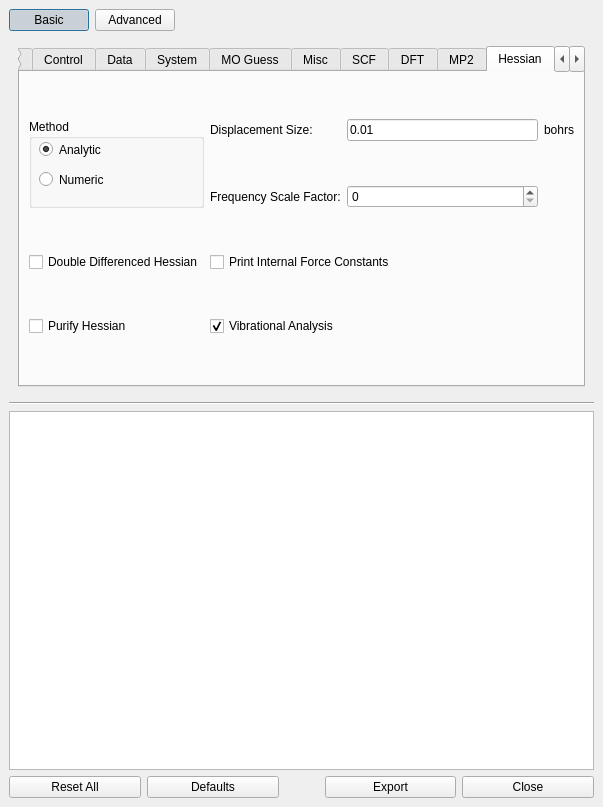
<ui version="4.0" >
 <class>GamessInputbuildDialog</class>
 <widget class="QDialog" name="GamessInputbuildDialog" >
  <property name="geometry" >
   <rect>
    <x>0</x>
    <y>0</y>
    <width>603</width>
    <height>807</height>
   </rect>
  </property>
  <property name="windowTitle" >
   <string>Dialog</string>
  </property>
  <layout class="QGridLayout" >
   <property name="margin" >
    <number>9</number>
   </property>
   <property name="spacing" >
    <number>6</number>
   </property>
   <item row="1" column="0" colspan="2" >
    <widget class="QStackedWidget" name="stackedWidget" >
     <property name="currentIndex" >
      <number>0</number>
     </property>
     <widget class="QWidget" name="page" >
      <layout class="QGridLayout" >
       <property name="margin" >
        <number>9</number>
       </property>
       <property name="spacing" >
        <number>6</number>
       </property>
       <item row="0" column="0" >
        <widget class="QTabWidget" name="tabWidget" >
         <property name="currentIndex" >
          <number>9</number>
         </property>
         <widget class="QWidget" name="tab" >
          <attribute name="title" >
           <string>Basis</string>
          </attribute>
          <layout class="QGridLayout" >
           <property name="margin" >
            <number>9</number>
           </property>
           <property name="spacing" >
            <number>6</number>
           </property>
           <item row="6" column="0" >
            <widget class="QCheckBox" name="checkBox_8" >
             <property name="text" >
              <string>Diffuse L-Shell on Heavy Atoms</string>
             </property>
            </widget>
           </item>
           <item row="6" column="1" >
            <widget class="QCheckBox" name="checkBox_9" >
             <property name="text" >
              <string>Diffuse S-Shell on Heavy Atoms</string>
             </property>
            </widget>
           </item>
           <item row="0" column="1" >
            <widget class="QComboBox" name="comboBox_19" >
             <item>
              <property name="text" >
               <string>STO-3G</string>
              </property>
             </item>
            </widget>
           </item>
           <item row="1" column="1" >
            <widget class="QComboBox" name="comboBox_18" >
             <item>
              <property name="text" >
               <string>0</string>
              </property>
             </item>
            </widget>
           </item>
           <item row="0" column="0" >
            <widget class="QLabel" name="label_19" >
             <property name="text" >
              <string>Basis Set:</string>
             </property>
             <property name="buddy" >
              <cstring>comboBox_19</cstring>
             </property>
            </widget>
           </item>
           <item row="1" column="0" >
            <widget class="QLabel" name="label_24" >
             <property name="text" >
              <string>#D Heavy Atom Polarization Functions</string>
             </property>
             <property name="buddy" >
              <cstring>comboBox_18</cstring>
             </property>
            </widget>
           </item>
           <item row="2" column="0" >
            <widget class="QLabel" name="label_20" >
             <property name="text" >
              <string>#F Heavy Atom Polarization Functions</string>
             </property>
             <property name="buddy" >
              <cstring>comboBox_14</cstring>
             </property>
            </widget>
           </item>
           <item row="2" column="1" >
            <widget class="QComboBox" name="comboBox_14" >
             <item>
              <property name="text" >
               <string>0</string>
              </property>
             </item>
            </widget>
           </item>
           <item row="5" column="1" >
            <widget class="QComboBox" name="comboBox_17" >
             <item>
              <property name="text" >
               <string>Default</string>
              </property>
             </item>
            </widget>
           </item>
           <item row="4" column="1" >
            <widget class="QComboBox" name="comboBox_15" >
             <item>
              <property name="text" >
               <string>None</string>
              </property>
             </item>
            </widget>
           </item>
           <item row="3" column="1" >
            <widget class="QComboBox" name="comboBox_16" >
             <item>
              <property name="text" >
               <string>0</string>
              </property>
             </item>
            </widget>
           </item>
           <item row="5" column="0" >
            <widget class="QLabel" name="label_23" >
             <property name="text" >
              <string>Polar</string>
             </property>
             <property name="buddy" >
              <cstring>comboBox_17</cstring>
             </property>
            </widget>
           </item>
           <item row="4" column="0" >
            <widget class="QLabel" name="label_22" >
             <property name="text" >
              <string>ECT Type</string>
             </property>
             <property name="buddy" >
              <cstring>comboBox_15</cstring>
             </property>
            </widget>
           </item>
           <item row="3" column="0" >
            <widget class="QLabel" name="label_21" >
             <property name="text" >
              <string>#light Atom Polarization Functions</string>
             </property>
             <property name="buddy" >
              <cstring>comboBox_16</cstring>
             </property>
            </widget>
           </item>
          </layout>
         </widget>
         <widget class="QWidget" name="tab_3" >
          <attribute name="title" >
           <string>Control</string>
          </attribute>
          <layout class="QGridLayout" >
           <property name="margin" >
            <number>9</number>
           </property>
           <property name="spacing" >
            <number>6</number>
           </property>
           <item row="5" column="1" >
            <widget class="QLabel" name="label_16" >
             <property name="text" >
              <string>CC:</string>
             </property>
             <property name="alignment" >
              <set>Qt::AlignRight|Qt::AlignTrailing|Qt::AlignVCenter</set>
             </property>
            </widget>
           </item>
           <item row="4" column="1" >
            <widget class="QLabel" name="label_16" >
             <property name="text" >
              <string>CI:</string>
             </property>
             <property name="alignment" >
              <set>Qt::AlignRight|Qt::AlignTrailing|Qt::AlignVCenter</set>
             </property>
            </widget>
           </item>
           <item row="0" column="0" >
            <widget class="QLabel" name="label_16" >
             <property name="text" >
              <string>Run Type:</string>
             </property>
             <property name="alignment" >
              <set>Qt::AlignRight|Qt::AlignTrailing|Qt::AlignVCenter</set>
             </property>
            </widget>
           </item>
           <item row="0" column="1" colspan="2" >
            <widget class="QComboBox" name="comboBox_12" >
             <item>
              <property name="text" >
               <string>Energy</string>
              </property>
             </item>
             <item>
              <property name="text" >
               <string>Gradient</string>
              </property>
             </item>
             <item>
              <property name="text" >
               <string>Hessian</string>
              </property>
             </item>
             <item>
              <property name="text" >
               <string>Optimization</string>
              </property>
             </item>
             <item>
              <property name="text" >
               <string>Trudge</string>
              </property>
             </item>
             <item>
              <property name="text" >
               <string>Saddle Point</string>
              </property>
             </item>
             <item>
              <property name="text" >
               <string>IRC</string>
              </property>
             </item>
             <item>
              <property name="text" >
               <string>Gradient Extremal</string>
              </property>
             </item>
             <item>
              <property name="text" >
               <string>DRC</string>
              </property>
             </item>
             <item>
              <property name="text" >
               <string>Energy Surface</string>
              </property>
             </item>
             <item>
              <property name="text" >
               <string>Properties</string>
              </property>
             </item>
             <item>
              <property name="text" >
               <string>Morokuma</string>
              </property>
             </item>
             <item>
              <property name="text" >
               <string>Radiative Transition mom.</string>
              </property>
             </item>
             <item>
              <property name="text" >
               <string>Spin Orbit</string>
              </property>
             </item>
             <item>
              <property name="text" >
               <string>Finite Electric Field</string>
              </property>
             </item>
             <item>
              <property name="text" >
               <string>TDHF</string>
              </property>
             </item>
             <item>
              <property name="text" >
               <string>Global Optimization</string>
              </property>
             </item>
             <item>
              <property name="text" >
               <string>VSCF</string>
              </property>
             </item>
             <item>
              <property name="text" >
               <string>FMO Optimization</string>
              </property>
             </item>
             <item>
              <property name="text" >
               <string>Raman Intensities</string>
              </property>
             </item>
             <item>
              <property name="text" >
               <string>NMR</string>
              </property>
             </item>
             <item>
              <property name="text" >
               <string>Make EFP</string>
              </property>
             </item>
            </widget>
           </item>
           <item row="1" column="0" >
            <widget class="QLabel" name="label_16" >
             <property name="text" >
              <string>Localization Method:</string>
             </property>
             <property name="alignment" >
              <set>Qt::AlignRight|Qt::AlignTrailing|Qt::AlignVCenter</set>
             </property>
            </widget>
           </item>
           <item row="2" column="0" >
            <widget class="QLabel" name="label_16" >
             <property name="text" >
              <string>Exec Type:</string>
             </property>
             <property name="alignment" >
              <set>Qt::AlignRight|Qt::AlignTrailing|Qt::AlignVCenter</set>
             </property>
            </widget>
           </item>
           <item row="3" column="0" >
            <widget class="QLabel" name="label_16" >
             <property name="text" >
              <string>Max SCF Iterations:</string>
             </property>
             <property name="alignment" >
              <set>Qt::AlignRight|Qt::AlignTrailing|Qt::AlignVCenter</set>
             </property>
            </widget>
           </item>
           <item row="1" column="1" colspan="2" >
            <layout class="QHBoxLayout" >
             <property name="margin" >
              <number>0</number>
             </property>
             <property name="spacing" >
              <number>6</number>
             </property>
             <item>
              <widget class="QComboBox" name="comboBox_12" >
               <item>
                <property name="text" >
                 <string>None</string>
                </property>
               </item>
               <item>
                <property name="text" >
                 <string>Foster-Boys</string>
                </property>
               </item>
               <item>
                <property name="text" >
                 <string>Edmistron-Ruedenberg</string>
                </property>
               </item>
               <item>
                <property name="text" >
                 <string>Pipek-Mezey</string>
                </property>
               </item>
              </widget>
             </item>
             <item>
              <spacer>
               <property name="orientation" >
                <enum>Qt::Horizontal</enum>
               </property>
               <property name="sizeType" >
                <enum>QSizePolicy::Minimum</enum>
               </property>
               <property name="sizeHint" >
                <size>
                 <width>40</width>
                 <height>20</height>
                </size>
               </property>
              </spacer>
             </item>
             <item>
              <widget class="QLabel" name="label_17" >
               <property name="text" >
                <string>SCF Type:</string>
               </property>
               <property name="alignment" >
                <set>Qt::AlignRight|Qt::AlignTrailing|Qt::AlignVCenter</set>
               </property>
              </widget>
             </item>
            </layout>
           </item>
           <item row="1" column="3" >
            <widget class="QComboBox" name="comboBox_13" >
             <item>
              <property name="text" >
               <string>RHF</string>
              </property>
             </item>
             <item>
              <property name="text" >
               <string>UHF</string>
              </property>
             </item>
             <item>
              <property name="text" >
               <string>ROHF</string>
              </property>
             </item>
             <item>
              <property name="text" >
               <string>GVB</string>
              </property>
             </item>
             <item>
              <property name="text" >
               <string>MCSCF</string>
              </property>
             </item>
             <item>
              <property name="text" >
               <string>None (CI)</string>
              </property>
             </item>
            </widget>
           </item>
           <item row="2" column="1" colspan="2" >
            <layout class="QHBoxLayout" >
             <property name="margin" >
              <number>0</number>
             </property>
             <property name="spacing" >
              <number>6</number>
             </property>
             <item>
              <widget class="QComboBox" name="comboBox_12" >
               <item>
                <property name="text" >
                 <string>Normal Run</string>
                </property>
               </item>
               <item>
                <property name="text" >
                 <string>Check</string>
                </property>
               </item>
               <item>
                <property name="text" >
                 <string>Debug</string>
                </property>
               </item>
               <item>
                <property name="text" >
                 <string>Other...</string>
                </property>
               </item>
              </widget>
             </item>
             <item>
              <spacer>
               <property name="orientation" >
                <enum>Qt::Horizontal</enum>
               </property>
               <property name="sizeType" >
                <enum>QSizePolicy::Minimum</enum>
               </property>
               <property name="sizeHint" >
                <size>
                 <width>40</width>
                 <height>20</height>
                </size>
               </property>
              </spacer>
             </item>
             <item>
              <widget class="QLabel" name="label_16" >
               <property name="text" >
                <string>Molecule Charge:</string>
               </property>
               <property name="alignment" >
                <set>Qt::AlignRight|Qt::AlignTrailing|Qt::AlignVCenter</set>
               </property>
              </widget>
             </item>
            </layout>
           </item>
           <item row="3" column="1" colspan="2" >
            <layout class="QHBoxLayout" >
             <property name="margin" >
              <number>0</number>
             </property>
             <property name="spacing" >
              <number>6</number>
             </property>
             <item>
              <widget class="QLineEdit" name="lineEdit_5" />
             </item>
             <item>
              <spacer>
               <property name="orientation" >
                <enum>Qt::Horizontal</enum>
               </property>
               <property name="sizeType" >
                <enum>QSizePolicy::Minimum</enum>
               </property>
               <property name="sizeHint" >
                <size>
                 <width>40</width>
                 <height>20</height>
                </size>
               </property>
              </spacer>
             </item>
             <item>
              <widget class="QLabel" name="label_18" >
               <property name="text" >
                <string>TextLabel</string>
               </property>
               <property name="alignment" >
                <set>Qt::AlignRight|Qt::AlignTrailing|Qt::AlignVCenter</set>
               </property>
              </widget>
             </item>
            </layout>
           </item>
           <item row="2" column="3" >
            <widget class="QLineEdit" name="lineEdit_7" />
           </item>
           <item row="3" column="3" >
            <widget class="QLineEdit" name="lineEdit_8" />
           </item>
           <item rowspan="2" row="4" column="0" >
            <layout class="QHBoxLayout" >
             <property name="margin" >
              <number>0</number>
             </property>
             <property name="spacing" >
              <number>6</number>
             </property>
             <item>
              <layout class="QVBoxLayout" >
               <property name="margin" >
                <number>0</number>
               </property>
               <property name="spacing" >
                <number>6</number>
               </property>
               <item>
                <widget class="QCheckBox" name="checkBox_7" >
                 <property name="text" >
                  <string>Use MP2</string>
                 </property>
                </widget>
               </item>
               <item>
                <widget class="QCheckBox" name="checkBox_7" >
                 <property name="layoutDirection" >
                  <enum>Qt::LeftToRight</enum>
                 </property>
                 <property name="autoFillBackground" >
                  <bool>false</bool>
                 </property>
                 <property name="text" >
                  <string>Use DFT</string>
                 </property>
                </widget>
               </item>
              </layout>
             </item>
             <item>
              <spacer>
               <property name="orientation" >
                <enum>Qt::Horizontal</enum>
               </property>
               <property name="sizeHint" >
                <size>
                 <width>40</width>
                 <height>20</height>
                </size>
               </property>
              </spacer>
             </item>
            </layout>
           </item>
           <item row="4" column="2" colspan="2" >
            <widget class="QComboBox" name="comboBox_12" >
             <item>
              <property name="text" >
               <string>None</string>
              </property>
             </item>
             <item>
              <property name="text" >
               <string>GUGA</string>
              </property>
             </item>
             <item>
              <property name="text" >
               <string>Ames Lab. Determinant</string>
              </property>
             </item>
             <item>
              <property name="text" >
               <string>Occupation Restricted Multiple Active Space</string>
              </property>
             </item>
             <item>
              <property name="text" >
               <string>CI Singles</string>
              </property>
             </item>
             <item>
              <property name="text" >
               <string>Full Second Order CI</string>
              </property>
             </item>
             <item>
              <property name="text" >
               <string>General CI</string>
              </property>
             </item>
            </widget>
           </item>
           <item row="5" column="2" colspan="2" >
            <widget class="QComboBox" name="comboBox_12" >
             <item>
              <property name="text" >
               <string>None</string>
              </property>
             </item>
             <item>
              <property name="text" >
               <string>LCCD: Linearized CC</string>
              </property>
             </item>
             <item>
              <property name="text" >
               <string>CCD: CC with Doubles</string>
              </property>
             </item>
             <item>
              <property name="text" >
               <string>CCSD: CC with Singles and Doubles</string>
              </property>
             </item>
             <item>
              <property name="text" >
               <string>CCSD(T)</string>
              </property>
             </item>
             <item>
              <property name="text" >
               <string>R-CC</string>
              </property>
             </item>
             <item>
              <property name="text" >
               <string>CR-CC</string>
              </property>
             </item>
             <item>
              <property name="text" >
               <string>EOM-CCSD</string>
              </property>
             </item>
             <item>
              <property name="text" >
               <string>CR-EOM</string>
              </property>
             </item>
            </widget>
           </item>
          </layout>
         </widget>
         <widget class="QWidget" name="tab_5" >
          <attribute name="title" >
           <string>Data</string>
          </attribute>
          <layout class="QGridLayout" >
           <property name="margin" >
            <number>9</number>
           </property>
           <property name="spacing" >
            <number>6</number>
           </property>
           <item row="6" column="0" colspan="2" >
            <widget class="QCheckBox" name="checkBox_6" >
             <property name="text" >
              <string>Use Symmetry During Calculation</string>
             </property>
             <property name="checked" >
              <bool>true</bool>
             </property>
            </widget>
           </item>
           <item row="5" column="1" >
            <widget class="QComboBox" name="comboBox_11" >
             <item>
              <property name="text" >
               <string>2</string>
              </property>
             </item>
            </widget>
           </item>
           <item row="5" column="0" >
            <widget class="QLabel" name="label_15" >
             <property name="text" >
              <string>Order of Principle Axis:</string>
             </property>
             <property name="buddy" >
              <cstring>comboBox_11</cstring>
             </property>
            </widget>
           </item>
           <item row="3" column="1" >
            <widget class="QLineEdit" name="lineEdit_4" />
           </item>
           <item row="4" column="1" >
            <widget class="QComboBox" name="comboBox_10" >
             <item>
              <property name="text" >
               <string>C1</string>
              </property>
             </item>
            </widget>
           </item>
           <item row="4" column="0" >
            <widget class="QLabel" name="label_14" >
             <property name="text" >
              <string>Point Group:</string>
             </property>
             <property name="buddy" >
              <cstring>comboBox_10</cstring>
             </property>
            </widget>
           </item>
           <item row="3" column="0" >
            <widget class="QLabel" name="label_13" >
             <property name="text" >
              <string># of Z-Matrix Variables</string>
             </property>
             <property name="buddy" >
              <cstring>lineEdit_4</cstring>
             </property>
            </widget>
           </item>
           <item row="2" column="1" >
            <widget class="QComboBox" name="comboBox_9" >
             <item>
              <property name="text" >
               <string>Ǻngstrom</string>
              </property>
             </item>
            </widget>
           </item>
           <item row="2" column="0" >
            <widget class="QLabel" name="label_12" >
             <property name="text" >
              <string>Units:</string>
             </property>
             <property name="buddy" >
              <cstring>comboBox_9</cstring>
             </property>
            </widget>
           </item>
           <item row="1" column="0" >
            <widget class="QLabel" name="label_11" >
             <property name="text" >
              <string>Coordinate Type:</string>
             </property>
             <property name="buddy" >
              <cstring>comboBox_8</cstring>
             </property>
            </widget>
           </item>
           <item row="1" column="1" >
            <widget class="QComboBox" name="comboBox_8" >
             <item>
              <property name="text" >
               <string>Unique cartesian Coords.</string>
              </property>
             </item>
            </widget>
           </item>
           <item row="0" column="1" >
            <widget class="QLineEdit" name="lineEdit_3" />
           </item>
           <item row="0" column="0" >
            <widget class="QLabel" name="label_10" >
             <property name="text" >
              <string>Title:</string>
             </property>
             <property name="buddy" >
              <cstring>lineEdit_3</cstring>
             </property>
            </widget>
           </item>
          </layout>
         </widget>
         <widget class="QWidget" name="tab_6" >
          <attribute name="title" >
           <string>System</string>
          </attribute>
         </widget>
         <widget class="QWidget" name="tab_7" >
          <attribute name="title" >
           <string>MO Guess</string>
          </attribute>
          <widget class="QWidget" name="layoutWidget" >
           <property name="geometry" >
            <rect>
             <x>9</x>
             <y>40</y>
             <width>464</width>
             <height>23</height>
            </rect>
           </property>
           <layout class="QHBoxLayout" >
            <property name="margin" >
             <number>0</number>
            </property>
            <property name="spacing" >
             <number>6</number>
            </property>
            <item>
             <widget class="QLabel" name="label_4" >
              <property name="text" >
               <string>Initial Guess:</string>
              </property>
              <property name="buddy" >
               <cstring>comboBox_5</cstring>
              </property>
             </widget>
            </item>
            <item>
             <widget class="QComboBox" name="comboBox_5" >
              <item>
               <property name="text" >
                <string>Huckel</string>
               </property>
              </item>
              <item>
               <property name="text" >
                <string>HCore</string>
               </property>
              </item>
             </widget>
            </item>
           </layout>
          </widget>
          <widget class="QCheckBox" name="checkBox_4" >
           <property name="geometry" >
            <rect>
             <x>9</x>
             <y>100</y>
             <width>464</width>
             <height>20</height>
            </rect>
           </property>
           <property name="text" >
            <string>Print the Initial Guess</string>
           </property>
          </widget>
          <widget class="QCheckBox" name="checkBox_5" >
           <property name="geometry" >
            <rect>
             <x>9</x>
             <y>157</y>
             <width>464</width>
             <height>20</height>
            </rect>
           </property>
           <property name="text" >
            <string>Rotate Alpha and Beta Orbitals</string>
           </property>
          </widget>
         </widget>
         <widget class="QWidget" name="tab_8" >
          <attribute name="title" >
           <string>Misc</string>
          </attribute>
          <layout class="QGridLayout" >
           <property name="margin" >
            <number>9</number>
           </property>
           <property name="spacing" >
            <number>6</number>
           </property>
           <item row="0" column="0" >
            <widget class="QGroupBox" name="groupBox" >
             <property name="title" >
              <string>GAMESS Intercace to Other Codes</string>
             </property>
             <layout class="QGridLayout" >
              <property name="margin" >
               <number>9</number>
              </property>
              <property name="spacing" >
               <number>6</number>
              </property>
              <item row="1" column="1" >
               <widget class="QCheckBox" name="checkBox_13" >
                <property name="text" >
                 <string>RPAC</string>
                </property>
               </widget>
              </item>
              <item row="0" column="1" >
               <widget class="QCheckBox" name="checkBox_12" >
                <property name="text" >
                 <string>AIMPAC</string>
                </property>
               </widget>
              </item>
              <item row="1" column="0" >
               <widget class="QCheckBox" name="checkBox_11" >
                <property name="text" >
                 <string>PltOrb</string>
                </property>
               </widget>
              </item>
              <item row="0" column="0" >
               <widget class="QCheckBox" name="checkBox_10" >
                <property name="text" >
                 <string>MolPlt</string>
                </property>
               </widget>
              </item>
             </layout>
            </widget>
           </item>
           <item row="1" column="0" >
            <widget class="QGroupBox" name="groupBox_2" >
             <property name="title" >
              <string>Force a Check Run Type</string>
             </property>
             <layout class="QGridLayout" >
              <property name="margin" >
               <number>9</number>
              </property>
              <property name="spacing" >
               <number>6</number>
              </property>
              <item row="3" column="0" >
               <widget class="QCheckBox" name="checkBox_14" >
                <property name="text" >
                 <string>Solvate with Water</string>
                </property>
               </widget>
              </item>
              <item row="2" column="1" >
               <widget class="QRadioButton" name="radioButton_6" >
                <property name="text" >
                 <string>All</string>
                </property>
               </widget>
              </item>
              <item row="1" column="1" >
               <widget class="QRadioButton" name="radioButton_5" >
                <property name="text" >
                 <string>Gaussian 9x</string>
                </property>
               </widget>
              </item>
              <item row="0" column="1" >
               <widget class="QRadioButton" name="radioButton_4" >
                <property name="text" >
                 <string>GAMESS (UK Version)</string>
                </property>
               </widget>
              </item>
              <item row="2" column="0" >
               <widget class="QRadioButton" name="radioButton_3" >
                <property name="text" >
                 <string>MELDF</string>
                </property>
               </widget>
              </item>
              <item row="1" column="0" >
               <widget class="QRadioButton" name="radioButton_2" >
                <property name="text" >
                 <string>Hondo 8.2</string>
                </property>
               </widget>
              </item>
              <item row="0" column="0" >
               <widget class="QRadioButton" name="radioButton" >
                <property name="text" >
                 <string>None</string>
                </property>
                <property name="checked" >
                 <bool>true</bool>
                </property>
               </widget>
              </item>
             </layout>
            </widget>
           </item>
          </layout>
         </widget>
         <widget class="QWidget" name="tab_9" >
          <attribute name="title" >
           <string>SCF</string>
          </attribute>
          <layout class="QGridLayout" >
           <property name="margin" >
            <number>9</number>
           </property>
           <property name="spacing" >
            <number>6</number>
           </property>
           <item row="2" column="0" >
            <widget class="QCheckBox" name="checkBox_3" >
             <property name="text" >
              <string>Generate UHF Natural Orbitals</string>
             </property>
            </widget>
           </item>
           <item row="1" column="0" >
            <widget class="QCheckBox" name="checkBox_2" >
             <property name="text" >
              <string>Compute Only Changed in Fock Matrix</string>
             </property>
            </widget>
           </item>
           <item row="0" column="0" >
            <widget class="QCheckBox" name="checkBox" >
             <property name="text" >
              <string>Direct SCF</string>
             </property>
            </widget>
           </item>
          </layout>
         </widget>
         <widget class="QWidget" name="tab_10" >
          <attribute name="title" >
           <string>DFT</string>
          </attribute>
         </widget>
         <widget class="QWidget" name="tab_11" >
          <attribute name="title" >
           <string>MP2</string>
          </attribute>
         </widget>
         <widget class="QWidget" name="tab_4" >
          <attribute name="title" >
           <string>Hessian</string>
          </attribute>
          <layout class="QGridLayout" >
           <property name="margin" >
            <number>9</number>
           </property>
           <property name="spacing" >
            <number>6</number>
           </property>
           <item row="3" column="1" colspan="2" >
            <widget class="QCheckBox" name="checkBox_18" >
             <property name="text" >
              <string>Vibrational Analysis</string>
             </property>
             <property name="checked" >
              <bool>true</bool>
             </property>
            </widget>
           </item>
           <item row="2" column="1" colspan="2" >
            <widget class="QCheckBox" name="checkBox_17" >
             <property name="text" >
              <string>Print Internal Force Constants</string>
             </property>
            </widget>
           </item>
           <item rowspan="2" row="0" column="0" >
            <widget class="QGroupBox" name="groupBox_3" >
             <property name="title" >
              <string>Method</string>
             </property>
             <widget class="QRadioButton" name="radioButton_8" >
              <property name="geometry" >
               <rect>
                <x>10</x>
                <y>50</y>
                <width>82</width>
                <height>21</height>
               </rect>
              </property>
              <property name="text" >
               <string>Numeric</string>
              </property>
             </widget>
             <widget class="QRadioButton" name="radioButton_7" >
              <property name="geometry" >
               <rect>
                <x>10</x>
                <y>20</y>
                <width>82</width>
                <height>21</height>
               </rect>
              </property>
              <property name="text" >
               <string>Analytic</string>
              </property>
              <property name="checked" >
               <bool>true</bool>
              </property>
             </widget>
            </widget>
           </item>
           <item row="0" column="1" >
            <widget class="QLabel" name="label_25" >
             <property name="text" >
              <string>Displacement Size:</string>
             </property>
            </widget>
           </item>
           <item row="1" column="1" >
            <widget class="QLabel" name="label_26" >
             <property name="text" >
              <string>Frequency Scale Factor:</string>
             </property>
            </widget>
           </item>
           <item row="0" column="3" >
            <widget class="QLabel" name="label_27" >
             <property name="text" >
              <string>bohrs</string>
             </property>
            </widget>
           </item>
           <item row="1" column="2" >
            <widget class="QSpinBox" name="spinBox" />
           </item>
           <item row="0" column="2" >
            <widget class="QLineEdit" name="lineEdit_6" >
             <property name="text" >
              <string>0.01</string>
             </property>
            </widget>
           </item>
           <item row="3" column="0" >
            <widget class="QCheckBox" name="checkBox_16" >
             <property name="text" >
              <string>Purify Hessian</string>
             </property>
            </widget>
           </item>
           <item row="2" column="0" >
            <widget class="QCheckBox" name="checkBox_15" >
             <property name="text" >
              <string>Double Differenced Hessian</string>
             </property>
            </widget>
           </item>
          </layout>
         </widget>
         <widget class="QWidget" name="tab_2" >
          <attribute name="title" >
           <string>Stat Point</string>
          </attribute>
         </widget>
        </widget>
       </item>
      </layout>
     </widget>
     <widget class="QWidget" name="page_2" >
      <layout class="QGridLayout" >
       <property name="margin" >
        <number>9</number>
       </property>
       <property name="spacing" >
        <number>6</number>
       </property>
       <item row="0" column="0" >
        <widget class="QFrame" name="frame" >
         <property name="frameShape" >
          <enum>QFrame::StyledPanel</enum>
         </property>
         <property name="frameShadow" >
          <enum>QFrame::Raised</enum>
         </property>
         <layout class="QGridLayout" >
          <property name="margin" >
           <number>9</number>
          </property>
          <property name="spacing" >
           <number>6</number>
          </property>
          <item row="0" column="1" >
           <widget class="QComboBox" name="comboBox" >
            <item>
             <property name="text" >
              <string>Single Point Entry</string>
             </property>
            </item>
           </widget>
          </item>
          <item row="3" column="1" >
           <widget class="QComboBox" name="comboBox_6" >
            <item>
             <property name="text" >
              <string>Singlet</string>
             </property>
            </item>
           </widget>
          </item>
          <item row="3" column="2" >
           <widget class="QComboBox" name="comboBox_7" >
            <item>
             <property name="text" >
              <string>Neutral</string>
             </property>
            </item>
           </widget>
          </item>
          <item row="3" column="0" >
           <widget class="QLabel" name="label_5" >
            <property name="text" >
             <string>On:</string>
            </property>
           </widget>
          </item>
          <item row="2" column="0" >
           <widget class="QLabel" name="label_3" >
            <property name="text" >
             <string>In:</string>
            </property>
           </widget>
          </item>
          <item row="0" column="0" >
           <widget class="QLabel" name="label" >
            <property name="text" >
             <string>Calculate</string>
            </property>
           </widget>
          </item>
          <item row="2" column="1" >
           <widget class="QComboBox" name="comboBox_3" >
            <item>
             <property name="text" >
              <string>Water</string>
             </property>
            </item>
           </widget>
          </item>
          <item row="1" column="1" >
           <widget class="QComboBox" name="comboBox_2" >
            <item>
             <property name="text" >
              <string>RHF</string>
             </property>
            </item>
           </widget>
          </item>
          <item row="1" column="0" >
           <widget class="QLabel" name="label_2" >
            <property name="text" >
             <string>With:</string>
            </property>
           </widget>
          </item>
          <item row="1" column="2" >
           <widget class="QComboBox" name="comboBox_4" >
            <item>
             <property name="text" >
              <string>STG-3G</string>
             </property>
            </item>
           </widget>
          </item>
          <item row="5" column="0" >
           <widget class="QLabel" name="label_9" >
            <property name="text" >
             <string>Memory:</string>
            </property>
           </widget>
          </item>
          <item row="4" column="1" >
           <widget class="QLineEdit" name="lineEdit" >
            <property name="text" >
             <string>10</string>
            </property>
           </widget>
          </item>
          <item row="4" column="2" >
           <widget class="QLabel" name="label_7" >
            <property name="text" >
             <string>Hour(s)</string>
            </property>
           </widget>
          </item>
          <item row="4" column="0" >
           <widget class="QLabel" name="label_6" >
            <property name="text" >
             <string>Time Limit:</string>
            </property>
           </widget>
          </item>
          <item row="5" column="1" >
           <widget class="QLineEdit" name="lineEdit_2" >
            <property name="text" >
             <string>50</string>
            </property>
           </widget>
          </item>
          <item row="5" column="2" >
           <widget class="QLabel" name="label_8" >
            <property name="text" >
             <string>MegaByte (MB)</string>
            </property>
           </widget>
          </item>
         </layout>
        </widget>
       </item>
      </layout>
     </widget>
    </widget>
   </item>
   <item row="2" column="0" colspan="2" >
    <widget class="Line" name="line" >
     <property name="orientation" >
      <enum>Qt::Horizontal</enum>
     </property>
    </widget>
   </item>
   <item row="3" column="0" colspan="2" >
    <widget class="QTextEdit" name="textEdit" />
   </item>
   <item row="4" column="0" colspan="2" >
    <layout class="QHBoxLayout" >
     <property name="margin" >
      <number>0</number>
     </property>
     <property name="spacing" >
      <number>6</number>
     </property>
     <item>
      <widget class="QPushButton" name="pushButton_3" >
       <property name="text" >
        <string>Reset All</string>
       </property>
      </widget>
     </item>
     <item>
      <widget class="QPushButton" name="pushButton_4" >
       <property name="text" >
        <string>Defaults</string>
       </property>
      </widget>
     </item>
     <item>
      <spacer>
       <property name="orientation" >
        <enum>Qt::Horizontal</enum>
       </property>
       <property name="sizeType" >
        <enum>QSizePolicy::Maximum</enum>
       </property>
       <property name="sizeHint" >
        <size>
         <width>40</width>
         <height>20</height>
        </size>
       </property>
      </spacer>
     </item>
     <item>
      <widget class="QPushButton" name="pushButton_2" >
       <property name="text" >
        <string>Export</string>
       </property>
      </widget>
     </item>
     <item>
      <widget class="QPushButton" name="pushButton" >
       <property name="text" >
        <string>Close</string>
       </property>
      </widget>
     </item>
    </layout>
   </item>
   <item row="0" column="0" >
    <layout class="QHBoxLayout" >
     <property name="margin" >
      <number>0</number>
     </property>
     <property name="spacing" >
      <number>6</number>
     </property>
     <item>
      <widget class="QPushButton" name="pushButton_5" >
       <property name="text" >
        <string>Basic</string>
       </property>
       <property name="checkable" >
        <bool>true</bool>
       </property>
       <property name="checked" >
        <bool>true</bool>
       </property>
       <property name="default" >
        <bool>true</bool>
       </property>
      </widget>
     </item>
     <item>
      <widget class="QPushButton" name="pushButton_6" >
       <property name="text" >
        <string>Advanced</string>
       </property>
       <property name="checked" >
        <bool>false</bool>
       </property>
      </widget>
     </item>
    </layout>
   </item>
   <item row="0" column="1" >
    <spacer>
     <property name="orientation" >
      <enum>Qt::Horizontal</enum>
     </property>
     <property name="sizeHint" >
      <size>
       <width>40</width>
       <height>20</height>
      </size>
     </property>
    </spacer>
   </item>
  </layout>
 </widget>
 <resources/>
 <connections/>
</ui>
